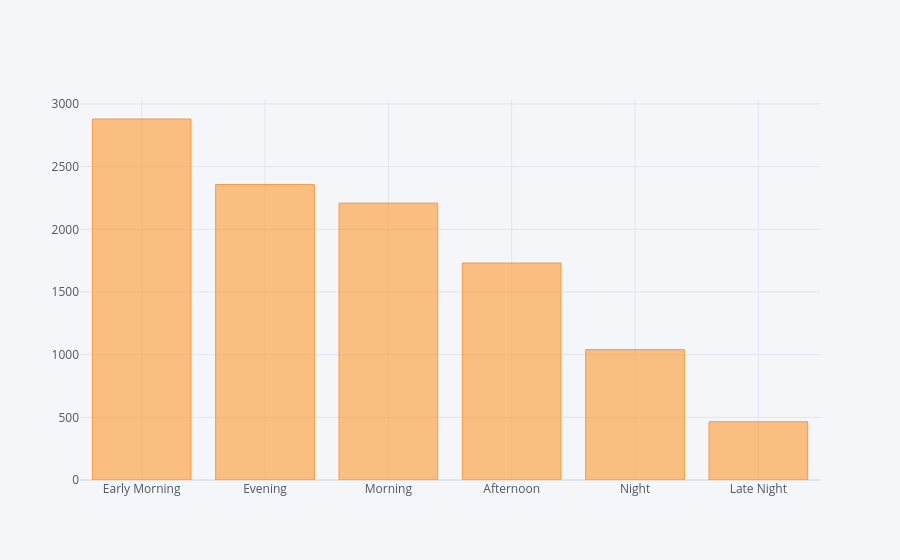

Notebook code for this chart:
### Code cell
data['Dep_Time_hour'].apply(flight_dep_time).value_counts().iplot(kind='bar')

### Figure 1 — Plotly figure (JSON) as saved in the notebook; plotly's stock layout.template omitted (floating-point values rounded to 4 significant figures)
{"data": [{"marker": {"color": "rgba(255, 153, 51, 0.6)", "line": {"color": "rgba(255, 153, 51, 1.0)", "width": 1}}, "name": "count", "orientation": "v", "text": "", "type": "bar", "x": ["Early Morning", "Evening", "Morning", "Afternoon", "Night", "Late Night"], "y": [2880, 2357, 2209, 1731, 1040, 465]}], "layout": {"legend": {"bgcolor": "#F5F6F9", "font": {"color": "#4D5663"}}, "paper_bgcolor": "#F5F6F9", "plot_bgcolor": "#F5F6F9", "title": {"font": {"color": "#4D5663"}}, "xaxis": {"gridcolor": "#E1E5ED", "showgrid": true, "tickfont": {"color": "#4D5663"}, "title": {"font": {"color": "#4D5663"}, "text": ""}, "zerolinecolor": "#E1E5ED"}, "yaxis": {"gridcolor": "#E1E5ED", "showgrid": true, "tickfont": {"color": "#4D5663"}, "title": {"font": {"color": "#4D5663"}, "text": ""}, "zerolinecolor": "#E1E5ED"}}}
